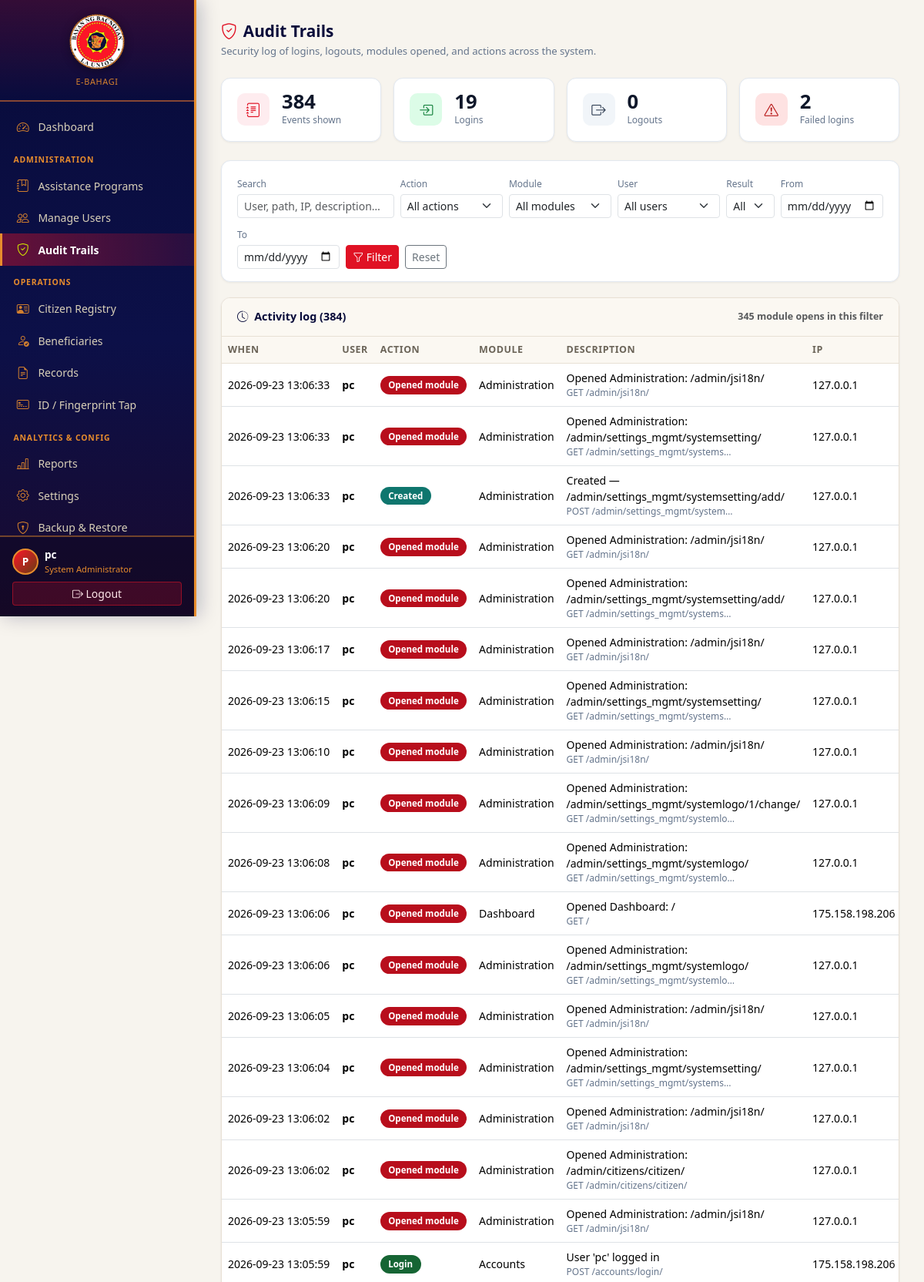
/audit-trails/?page=3&q=&action=&module=&username=&success=&date_from=&date_to= (signed in, upper part), run on the app's committed database.
### settings_mgmt/models.py (models this page shows, shortened)
class SystemLogo(models.Model):
    DEFAULT_ORG_NAME = "Humanitarian Assistance Grant Management"
    logo = models.ImageField(upload_to=system_logo_upload_path, blank=True, null=True)
    org_name = models.CharField(
        max_length=200,
        blank=True,
        default=DEFAULT_ORG_NAME,
        verbose_name="Feature / organization name",
        help_text="Shown under the logo on the login page, header, and dashboard. Easy to change anytime.",
    )
    alt_text = models.CharField(max_length=100, blank=True, default="Organization logo")
    updated_at = models.DateTimeField(auto_now=True)
    class Meta:
        verbose_name = "System Branding"
        verbose_name_plural = "System Branding"
    @classmethod
    def load(cls):
        obj, _ = cls.objects.get_or_create(pk=1)
        return obj
    @property
    def has_logo(self):
        return bool(self.logo)

### core/models.py (models this page shows, shortened)
class AuditTrail(models.Model):
    class Action(models.TextChoices):
        LOGIN = "login", "Login"
        LOGOUT = "logout", "Logout"
        LOGIN_FAILED = "login_failed", "Login failed"
        MODULE_OPEN = "module_open", "Opened module"
        CREATE = "create", "Created"
        UPDATE = "update", "Updated"
        DELETE = "delete", "Deleted"
        VIEW = "view", "Viewed"
        EXPORT = "export", "Exported"
        IMPORT = "import", "Imported"
        BACKUP = "backup", "Backup"
        RESTORE = "restore", "Restore"
        OTHER = "other", "Other"
    user = models.ForeignKey(
        settings.AUTH_USER_MODEL,
        on_delete=models.SET_NULL,
        null=True,
        blank=True,
        related_name="audit_trails",
    )
    username = models.CharField(
        max_length=150,
        blank=True,
        help_text="Stored separately so the trail remains after a user is deleted.",
    )
    action = models.CharField(max_length=20, choices=Action.choices, db_index=True)
    module = models.CharField(max_length=100, blank=True, db_index=True)
    description = models.CharField(max_length=500)
    path = models.CharField(max_length=500, blank=True)
    method = models.CharField(max_length=10, blank=True)
    ip_address = models.GenericIPAddressField(null=True, blank=True)
    user_agent = models.CharField(max_length=400, blank=True)
    success = models.BooleanField(default=True)
    created_at = models.DateTimeField(auto_now_add=True, db_index=True)
    class Meta:
        ordering = ["-created_at"]
        verbose_name = "Audit Trail"
        verbose_name_plural = "Audit Trails"
        indexes = [
            models.Index(fields=["-created_at", "action"]),
            models.Index(fields=["username", "-created_at"]),
        ]

### core/views.py (the view, shortened to what this page needs)
# urls.py: path("audit-trails/", views.audit_trails, name="audit_trails"),
@admin_required
def audit_trails(request):
    from django.core.paginator import Paginator
    from .models import AuditTrail
    qs = AuditTrail.objects.select_related("user").all()
    q = (request.GET.get("q") or "").strip()
    action = (request.GET.get("action") or "").strip()
    module = (request.GET.get("module") or "").strip()
    username = (request.GET.get("username") or "").strip()
    success = (request.GET.get("success") or "").strip()
    date_from = _parse_date(request.GET.get("date_from"))
    date_to = _parse_date(request.GET.get("date_to"))
    if action:
        qs = qs.filter(action=action)
    if module:
        qs = qs.filter(module=module)
    if username:
        qs = qs.filter(username__icontains=username)
    if success == "1":
        qs = qs.filter(success=True)
    elif success == "0":
        qs = qs.filter(success=False)
    if date_from:
        qs = qs.filter(created_at__date__gte=date_from)
    if date_to:
        qs = qs.filter(created_at__date__lte=date_to)
    total_count = qs.count()
    login_count = qs.filter(action=AuditTrail.Action.LOGIN).count()
    logout_count = qs.filter(action=AuditTrail.Action.LOGOUT).count()
    failed_count = qs.filter(action=AuditTrail.Action.LOGIN_FAILED).count()
    module_open_count = qs.filter(action=AuditTrail.Action.MODULE_OPEN).count()
    paginator = Paginator(qs, 50)
    page_obj = paginator.get_page(request.GET.get("page"))
    modules = (
        AuditTrail.objects.exclude(module="")
        .values_list("module", flat=True)
        .distinct()
        .order_by("module")
    )
    usernames = (
        AuditTrail.objects.exclude(username="")
        .values_list("username", flat=True)
        .distinct()
        .order_by("username")
    )
    context = {
        "page_obj": page_obj,
        "trails": page_obj.object_list,
        "total_count": total_count,
        "login_count": login_count,
        "logout_count": logout_count,
        "failed_count": failed_count,
        "module_open_count": module_open_count,
        "action_choices": AuditTrail.Action.choices,
        "modules": modules,
        "usernames": usernames,
        "filter_q": q,
        "filter_action": action,
        "filter_module": module,
        "filter_username": username,
        "filter_success": success,
        "filter_date_from": date_from.isoformat() if date_from else "",
        "filter_date_to": date_to.isoformat() if date_to else "",
    }
    return render(request, "core/audit_trails.html", context)

### core/templates/core/audit_trails.html (shortened to what this page needs)
{% extends "base.html" %}
{% block content %}
<div class="page-hdr mb-4">
  <div>
    <h2 class="mb-0"><i class="bi bi-shield-check text-primary me-2"></i>Audit Trails</h2>
    <p class="mb-0 mt-1" style="font-size:.82rem;color:#64748b">
      Security log of logins, logouts, modules opened, and actions across the system.
    </p>
  </div>
</div>
<div class="row g-3 mb-4">
  <div class="col-6 col-md-3">
    <div class="stat-card">
      <div class="stat-icon" style="background:#FEECEF;color:#E01224"><i class="bi bi-journal-text"></i></div>
      <div>
        <div class="stat-val">{{ total_count }}</div>
        <div class="stat-lbl">Events shown</div>
      </div>
    </div>
  </div>
  <div class="col-6 col-md-3">
    <div class="stat-card">
      <div class="stat-icon" style="background:#dcfce7;color:#15803d"><i class="bi bi-box-arrow-in-right"></i></div>
      <div>
        <div class="stat-val">{{ login_count }}</div>
        <div class="stat-lbl">Logins</div>
      </div>
    </div>
  </div>
  <div class="col-6 col-md-3">
    <div class="stat-card">
      <div class="stat-icon" style="background:#f1f5f9;color:#334155"><i class="bi bi-box-arrow-right"></i></div>
      <div>
        <div class="stat-val">{{ logout_count }}</div>
        <div class="stat-lbl">Logouts</div>
      </div>
    </div>
  </div>
  <div class="col-6 col-md-3">
    <div class="stat-card">
      <div class="stat-icon" style="background:#fee2e2;color:#b91c1c"><i class="bi bi-exclamation-triangle"></i></div>
      <div>
        <div class="stat-val">{{ failed_count }}</div>
        <div class="stat-lbl">Failed logins</div>
      </div>
    </div>
  </div>
</div>
<div class="filter-card">
  <form method="get" class="row g-2 align-items-end">
    <div class="col-12 col-md-3">
      <label class="form-label mb-1" style="font-size:.75rem;color:#64748b">Search</label>
      <input type="text" name="q" value="{{ filter_q }}" class="form-control form-control-sm" placeholder="User, path, IP, description…">
    </div>
    <div class="col-6 col-md-2">
      <label class="form-label mb-1" style="font-size:.75rem;color:#64748b">Action</label>
      <select name="action" class="form-select form-select-sm">
        <option value="">All actions</option>
      </select>
    </div>
    <div class="col-6 col-md-2">
      <label class="form-label mb-1" style="font-size:.75rem;color:#64748b">Module</label>
      <select name="module" class="form-select form-select-sm">
        <option value="">All modules</option>
      </select>
    </div>
    <div class="col-6 col-md-2">
      <label class="form-label mb-1" style="font-size:.75rem;color:#64748b">User</label>
      <select name="username" class="form-select form-select-sm">
        <option value="">All users</option>
      </select>
    </div>
    <div class="col-6 col-md-1">
      <label class="form-label mb-1" style="font-size:.75rem;color:#64748b">Result</label>
      <select name="success" class="form-select form-select-sm">
        <option value="">All</option>
      </select>
    </div>
    <div class="col-6 col-md-2">
      <label class="form-label mb-1" style="font-size:.75rem;color:#64748b">From</label>
      <input type="date" name="date_from" value="{{ filter_date_from }}" class="form-control form-control-sm">
    </div>
    <div class="col-6 col-md-2">
      <label class="form-label mb-1" style="font-size:.75rem;color:#64748b">To</label>
      <input type="date" name="date_to" value="{{ filter_date_to }}" class="form-control form-control-sm">
    </div>
    <div class="col-12 col-md-auto d-flex gap-2">
      <button type="submit" class="btn btn-primary btn-sm"><i class="bi bi-funnel"></i> Filter</button>
      <a href="{% url 'core:audit_trails' %}" class="btn btn-outline-secondary btn-sm">Reset</a>
    </div>
  </form>
</div>
<div class="panel">
  <div class="panel-hdr">
    <span><i class="bi bi-clock-history me-1"></i> Activity log ({{ total_count }})</span>
    <span class="text-muted" style="font-size:.78rem">{{ module_open_count }} module opens in this filter</span>
  </div>
  <div class="table-responsive">
    <table class="table table-hover mb-0">
      <thead>
        <tr>
          <th>When</th>
          <th>User</th>
          <th>Action</th>
          <th>Module</th>
          <th>Description</th>
          <th>IP</th>
        </tr>
      </thead>
      <tbody>
        {% for t in trails %}
        <tr>
          <td style="white-space:nowrap">{{ t.created_at|date:"Y-m-d H:i:s" }}</td>
          <td class="fw-semibold">{{ t.username|default:"—" }}</td>
          <td>
            <span class="action-pill action-{{ t.action }}">{{ t.get_action_display }}</span>
          </td>
          <td>{{ t.module|default:"—" }}</td>
          <td>
            <div>{{ t.description }}</div>
            {% if t.path %}<div class="path-cell" title="{{ t.method }} {{ t.path }}">{{ t.method }} {{ t.path }}</div>{% endif %}
          </td>
          <td style="white-space:nowrap">{{ t.ip_address|default:"—" }}</td>
        </tr>
        {% endfor %}
      </tbody>
    </table>
  </div>
</div>
{% endblock %}

### templates/base.html (shortened to what this page needs)
<!DOCTYPE html>
<html lang="en">
<head>
  <link href="https://cdn.jsdelivr.net/npm/bootstrap@5.3.2/dist/css/bootstrap.min.css" rel="stylesheet">
  <link href="https://cdn.jsdelivr.net/npm/bootstrap-icons@1.11.3/font/bootstrap-icons.css" rel="stylesheet">
</head>
<body>
{% if user.is_authenticated %}
<div class="sidebar" id="appSidebar">
  <div class="sb-brand">
    {% if system_logo.has_logo %}
      <img src="{{ system_logo.logo.url }}" alt="{{ system_logo.alt_text }}" class="system-logo">
    {% else %}
      <div class="logo"><i class="bi bi-heart-pulse-fill" style="color:#FC1527"></i> e-<span>BAHAGI</span></div>
    {% endif %}
    <div class="tagline">{{ org_name }}</div>
  </div>
  <nav class="sb-nav">
    {% if user.profile.role == 'distributor' and not user.is_superuser %}
    <div class="sb-section">Ayuda Distribution</div>
    <a href="{% url 'beneficiaries:rfid' %}" class="{% if request.resolver_match.url_name == 'rfid' %}active{% endif %}">
      <i class="bi bi-credit-card-2-front"></i> ID / Fingerprint Tap
    </a>
    {% else %}
    <a href="{% url 'core:dashboard' %}" class="{% if request.resolver_match.url_name == 'dashboard' %}active{% endif %}">
      <i class="bi bi-speedometer2"></i> Dashboard
    </a>
    {% if user.is_superuser or user.profile.role == 'admin' %}
    <div class="sb-section">Administration</div>
    <a href="{% url 'programs:list' %}" class="{% if request.resolver_match.namespace == 'programs' %}active{% endif %}">
      <i class="bi bi-journal-bookmark"></i> Assistance Programs
    </a>
    <a href="{% url 'user_mgmt:list' %}" class="{% if request.resolver_match.namespace == 'user_mgmt' %}active{% endif %}">
      <i class="bi bi-people"></i> Manage Users
    </a>
    <a href="{% url 'core:audit_trails' %}" class="{% if request.resolver_match.url_name == 'audit_trails' %}active{% endif %}">
      <i class="bi bi-shield-check"></i> Audit Trails
    </a>
    {% endif %}
    <div class="sb-section">Operations</div>
    <a href="{% url 'citizens:list' %}" class="{% if request.resolver_match.namespace == 'citizens' %}active{% endif %}">
      <i class="bi bi-person-vcard"></i> Citizen Registry
    </a>
    <a href="{% url 'beneficiaries:list' %}" class="{% if request.resolver_match.namespace == 'beneficiaries' and request.resolver_match.url_name != 'rfid' %}active{% endif %}">
      <i class="bi bi-person-check"></i> Beneficiaries
    </a>
    <a href="{% url 'records:list' %}" class="{% if request.resolver_match.namespace == 'records' %}active{% endif %}">
      <i class="bi bi-file-earmark-text"></i> Records
    </a>
    <a href="{% url 'beneficiaries:rfid' %}" class="{% if request.resolver_match.url_name == 'rfid' %}active{% endif %}">
      <i class="bi bi-credit-card-2-front"></i> ID / Fingerprint Tap
    </a>
    <div class="sb-section">Analytics &amp; Config</div>
    <a href="{% url 'reports:index' %}" class="{% if request.resolver_match.namespace == 'reports' %}active{% endif %}">
      <i class="bi bi-bar-chart-line"></i> Reports
    </a>
    <a href="{% url 'settings_mgmt:settings' %}" class="{% if request.resolver_match.url_name == 'settings' %}active{% endif %}">
      <i class="bi bi-gear"></i> Settings
    </a>
    {% if user.is_superuser or user.profile.role == 'admin' %}
    <a href="{% url 'settings_mgmt:backup_restore' %}" class="{% if request.resolver_match.url_name == 'backup_restore' %}active{% endif %}">
      <i class="bi bi-shield-lock"></i> Backup &amp; Restore
    </a>
    {% endif %}
    {% endif %}
  </nav>
  <div class="sb-user">
    <div class="d-flex align-items-center gap-2 mb-2">
      <div class="sb-avatar">{{ user.username|first|upper }}</div>
      <div>
        <div class="sb-username">{{ user.get_full_name|default:user.username }}</div>
        <div class="sb-role">
          {% if user.is_superuser %}System Administrator
          {% elif user.profile.role == 'admin' %}Administrator
          {% elif user.profile.role == 'distributor' %}Ayuda Distributor
          {% else %}Staff{% endif %}
        </div>
      </div>
    </div>
    <form method="post" action="{% url 'logout' %}" class="m-0">
      <button type="submit" class="btn btn-sm w-100 sb-logout">
        <i class="bi bi-box-arrow-right"></i> Logout
      </button>
    </form>
  </div>
</div>
<main class="main">
  {% block content %}{% endblock %}
</main>
{% else %}
  {% block auth_content %}{% endblock %}
{% endif %}
</body>
</html>

### data on the page
SystemLogo: logo (picture), org_name "E-BAHAGI"
AuditTrail: created_at "2026-09-23 13:06:33", username "pc", action "Opened module", module "Administration", description "Opened Administration: /admin/jsi18n/", method "GET", path "/admin/jsi18n/", ip_address "127.0.0.1"
AuditTrail: created_at "2026-09-23 13:06:33", username "pc", action "Opened module", module "Administration", description "Opened Administration: /admin/settings_mgmt/systemsetting/", method "GET", path "/admin/settings_mgmt/systems…", ip_address "127.0.0.1"
AuditTrail: created_at "2026-09-23 13:06:33", username "pc", action "Created", module "Administration", description "Created — /admin/settings_mgmt/systemsetting/add/", method "POST", path "/admin/settings_mgmt/system…", ip_address "127.0.0.1"
AuditTrail: created_at "2026-09-23 13:06:20", username "pc", action "Opened module", module "Administration", description "Opened Administration: /admin/jsi18n/", method "GET", path "/admin/jsi18n/", ip_address "127.0.0.1"
AuditTrail: created_at "2026-09-23 13:06:20", username "pc", action "Opened module", module "Administration", description "Opened Administration: /admin/settings_mgmt/systemsetting/add/", method "GET", path "/admin/settings_mgmt/systems…", ip_address "127.0.0.1"
AuditTrail: created_at "2026-09-23 13:06:17", username "pc", action "Opened module", module "Administration", description "Opened Administration: /admin/jsi18n/", method "GET", path "/admin/jsi18n/", ip_address "127.0.0.1"
AuditTrail: created_at "2026-09-23 13:06:15", username "pc", action "Opened module", module "Administration", description "Opened Administration: /admin/settings_mgmt/systemsetting/", method "GET", path "/admin/settings_mgmt/systems…", ip_address "127.0.0.1"
AuditTrail: created_at "2026-09-23 13:06:10", username "pc", action "Opened module", module "Administration", description "Opened Administration: /admin/jsi18n/", method "GET", path "/admin/jsi18n/", ip_address "127.0.0.1"
AuditTrail: created_at "2026-09-23 13:06:09", username "pc", action "Opened module", module "Administration", description "Opened Administration: /admin/settings_mgmt/systemlogo/1/change/", method "GET", path "/admin/settings_mgmt/systemlo…", ip_address "127.0.0.1"
AuditTrail: created_at "2026-09-23 13:06:08", username "pc", action "Opened module", module "Administration", description "Opened Administration: /admin/settings_mgmt/systemlogo/", method "GET", path "/admin/settings_mgmt/systemlo…", ip_address "127.0.0.1"
AuditTrail: created_at "2026-09-23 13:06:06", username "pc", action "Opened module", module "Dashboard", description "Opened Dashboard: /", method "GET", path "/", ip_address "175.158.198.206"
AuditTrail: created_at "2026-09-23 13:06:06", username "pc", action "Opened module", module "Administration", description "Opened Administration: /admin/settings_mgmt/systemlogo/", method "GET", path "/admin/settings_mgmt/systemlo…", ip_address "127.0.0.1"
AuditTrail: created_at "2026-09-23 13:06:05", username "pc", action "Opened module", module "Administration", description "Opened Administration: /admin/jsi18n/", method "GET", path "/admin/jsi18n/", ip_address "127.0.0.1"
AuditTrail: created_at "2026-09-23 13:06:04", username "pc", action "Opened module", module "Administration", description "Opened Administration: /admin/settings_mgmt/systemsetting/", method "GET", path "/admin/settings_mgmt/systems…", ip_address "127.0.0.1"
AuditTrail: created_at "2026-09-23 13:06:02", username "pc", action "Opened module", module "Administration", description "Opened Administration: /admin/jsi18n/", method "GET", path "/admin/jsi18n/", ip_address "127.0.0.1"
AuditTrail: created_at "2026-09-23 13:06:02", username "pc", action "Opened module", module "Administration", description "Opened Administration: /admin/citizens/citizen/", method "GET", path "/admin/citizens/citizen/", ip_address "127.0.0.1"
AuditTrail: created_at "2026-09-23 13:05:59", username "pc", action "Opened module", module "Administration", description "Opened Administration: /admin/jsi18n/", method "GET", path "/admin/jsi18n/", ip_address "127.0.0.1"
AuditTrail: created_at "2026-09-23 13:05:59", username "pc", action "Login", module "Accounts", description "User 'pc' logged in", method "POST", path "/accounts/login/", ip_address "175.158.198.206"

### other printed values
{{ user.username|first|upper }} "P"
{{ user.get_full_name|default:user.username }} "pc"
{{ total_count }} "384"
{{ login_count }} "19"
{{ logout_count }} "0"
{{ failed_count }} "2"
{{ module_open_count }} "345"
